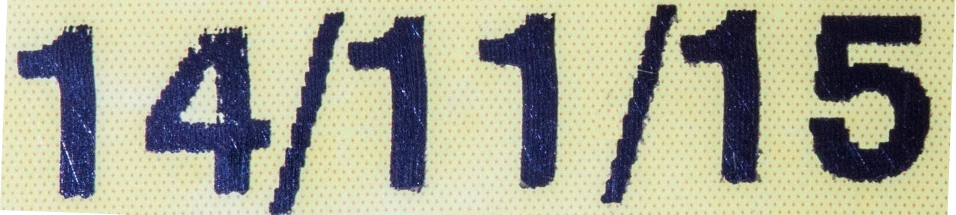
%> input picture DateReader/CompiledVersion/Goodexpiry (10).jpg, 1911 x 429 px (shown at 1/2 size)
$ octave --eval "result = getImageObjects(imread('Goodexpiry (10).jpg'));"   (GNU Octave 9; MATLAB toolbox functions it lacks are replaced by stand-ins)
%> lines starting %> are read from the running program, lines starting %| are printed output that depends on the picture; in (x1, y1, x2, y2) boxes, pixels count from 0 and x2, y2 are one past the last pixel; in counts of white or black regions, pixels touching at a corner belong together; the program's own positions count from 1
%% function thet gets an date image and returnes vector of object
% each object contain one charecter;

function [ s,allObjects ] = getImageObjects( I )

%imshow(I)
I = mat2gray(I);
I=I(:,:,1);
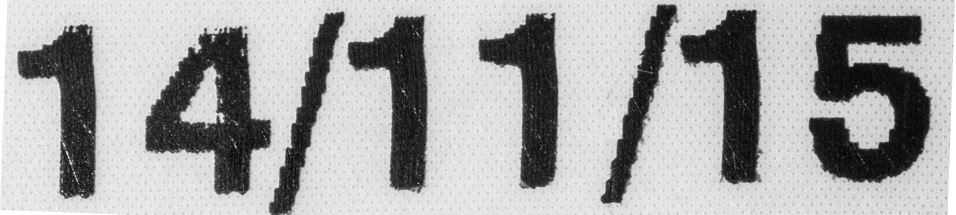
%> I: size 429x1911 double (shown at 1/2 size); min 0, max 1, mean 0.651
% [10 lines of commented-out code are left out]


level = graythresh(I);
%> level = 0.506
bw = ~im2bw(I,level);
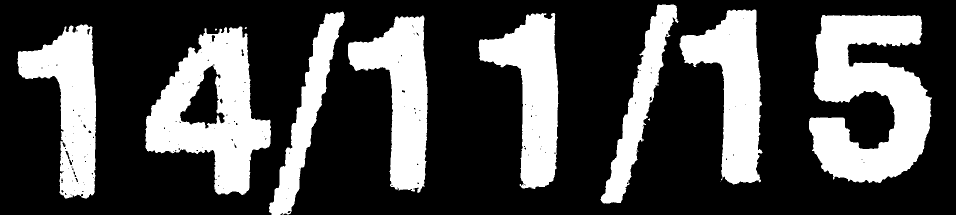
%> bw: size 429x1911 logical (shown at 1/2 size); 29.4% white; 12 white regions (4 under 20 px), largest, box (x1, y1, x2, y2) and area: (1618, 30, 1864, 366) 51520, (291, 53, 542, 390) 42292, (1359, 19, 1525, 369) 29416
% [9 lines of commented-out code are left out]

se = strel('disk',4);
bw = imclose(bw,se);
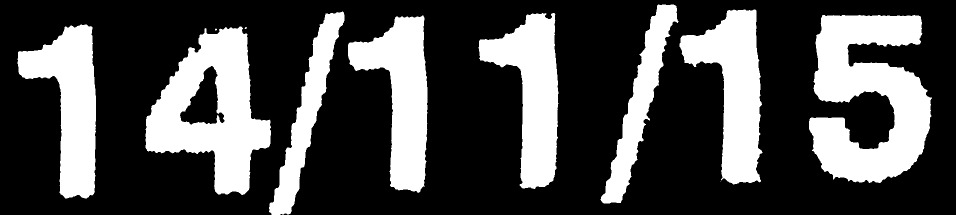
%> bw: size 429x1911 logical (shown at 1/2 size); 29.7% white; 11 white regions (3 under 20 px)
%imshow(bw)

s = regionprops(bw,'centroid','BoundingBox');
%> s = 11 regions; largest, box (x1, y1, x2, y2) and Centroid: (291, 53, 542, 390) [425.8 222.9], (1618, 30, 1864, 366) [1738 195.3], (1201, 9, 1357, 407) [1280.3 206.2], (538, 23, 689, 429) [614.4 228], (1359, 19, 1525, 369) [1469.3 178.5]
centroids = cat(1, s.Centroid);
%> centroids = [142.4 207.9; 425.8 222.9; 432.4 59.62; 492.2 56.54; 614.4 228; 804.6 191.6; 1066.3 186; 1280.3 206.2; 1469.3 178.5; 1441 364; 1738 195.3]
%hold on
%plot(centroids(:,1),centroids(:,2), 'b*')
%hold off


cc = bwconncomp(bw, 4);
%> cc = 11 connected components

charecter = false(size(bw));
i=1;

% [10 lines of commented-out code are left out]
objectLength=46;
objectwidth=46;
allObjects=zeros(size(s,1),objectLength,objectwidth);

for i=1:size(s)
    bbox=s(i).BoundingBox;
    subImage = imcrop(bw, bbox);
    size1OfSubImage=size(subImage,1);
    size2OfSubImage=size(subImage,2);

    if mod(size1OfSubImage-size2OfSubImage,2)==1
        size1OfSubImage=size1OfSubImage-1;
    end

    if size1OfSubImage>size2OfSubImage
        padSize=(size1OfSubImage-size2OfSubImage)/2;
        subImage=padarray(subImage,[0 padSize]);
%       imshow(subImage);
    else
        padSize=(size2OfSubImage-size1OfSubImage)/2;
        subImage=padarray(subImage,[padSize 0]);
%        imshow(subImage);
    end

    resizedImage = imresize(subImage,[40 40]);
    resizedImage= padarray(resizedImage,[3 3]);
%    imshow(resizedImage);
    allObjects(i,:,:)=resizedImage;
end
%> this loop made 11 passes
%> (bbox, subImage, size1OfSubImage, size2OfSubImage, padSize) on pass 10: ([1440.5 363.5 1 1], [true false; false false], 2, 2, 0)
%> (bbox, size1OfSubImage, size2OfSubImage, padSize) on passes 1 to 6: ([35.5 49.5 157 348], 348, 158, 95), ([291.5 53.5 251 337], 338, 252, 43), ([430.5 57.5 4 4], 5, 5, 0), ([489.5 54.5 5 4], 4, 6, 1), ([538.5 23.5 151 406], 406, 152, 127), ([696.5 31.5 159 355], 356, 160, 98)
%> pass 1, in getImageObjects, `subImage = imcrop(bw, bbox);`:
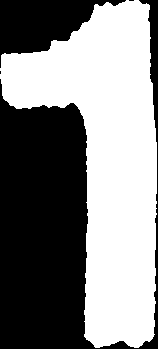
%> subImage: size 349x158 logical; 51.4% white; 4 black regions (2 under 20 px), largest, box (x1, y1, x2, y2) and area: (0, 0, 158, 349) 22602, (0, 0, 126, 68) 4191
%> pass 1, in getImageObjects, `subImage=padarray(subImage,[0 padSize]);`:
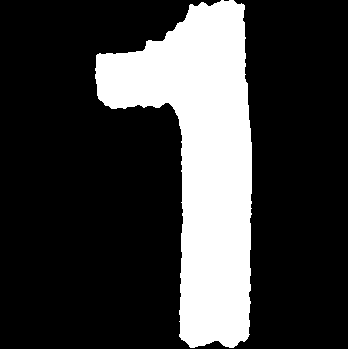
%> subImage: size 349x348 logical; 23.3% white; 1 white region, box (x1, y1, x2, y2) and area: (95, 0, 252, 348) 28341
%> pass 1, in getImageObjects, `resizedImage = imresize(subImage,[40 40]);`:
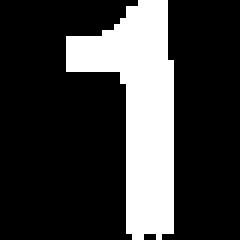
%> resizedImage: size 40x40 logical (shown 6 times larger); 23.2% white; 1 white region, box (x1, y1, x2, y2) and area: (11, 0, 29, 40) 372
%> pass 1, in getImageObjects, `resizedImage= padarray(resizedImage,[3 3]);`:
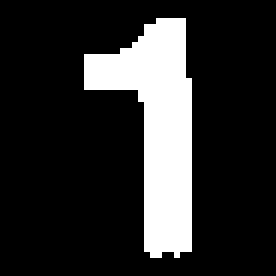
%> resizedImage: size 46x46 logical (shown 6 times larger); 17.6% white; 1 white region
%> `result = getImageObjects(imread('Goodexpiry (10).jpg'));`: result has the same summary as s in getImageObjects


end

$ run again, on DateReader/CompiledVersion/Goodexpiry (11).jpg
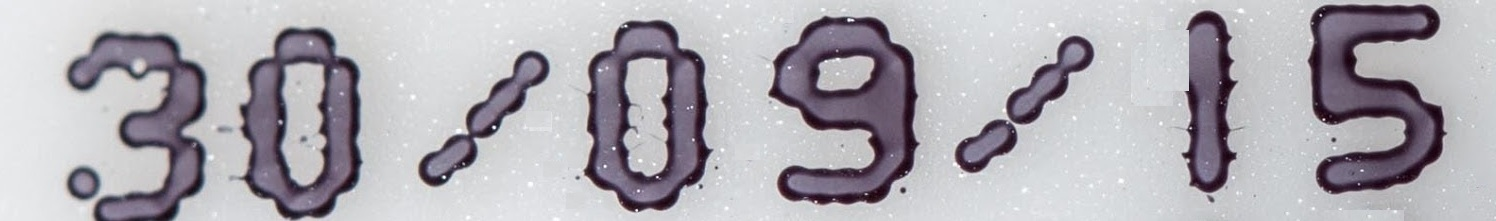
%> input picture DateReader/CompiledVersion/Goodexpiry (11).jpg, 1496 x 221 px
%> level = 0.584
%> in getImageObjects, `bw = imclose(bw,se);`:
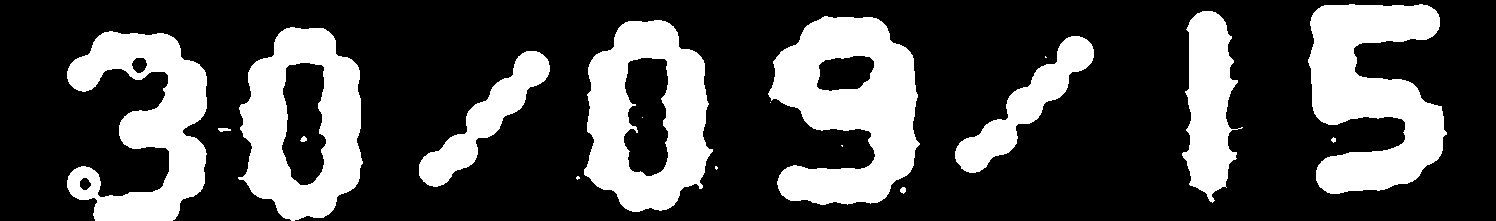
%> bw: size 221x1496 logical; 28.4% white; 18 white regions (6 under 20 px)
%> s = 18 regions; largest, box (x1, y1, x2, y2) and Centroid: (768, 16, 920, 205) [850.9 109], (67, 31, 207, 221) [148.5 124.7], (1308, 4, 1447, 194) [1372.6 95.2], (584, 20, 713, 212) [647.8 118.1], (238, 27, 363, 221) [303.5 126.1]
%> centroids = 18 rows, first 12: [148.5 124.7; 224.5 130.2; 303.5 126.1; 304.2 139.8; 485.9 120.1; 578.5 178.4; 647.8 118.1; 643 118; 716.9 168.3; 850.9 109; 771 103; 842.7 146.3]
%> cc = 20 connected components
%> the loop in getImageObjects, `for i=1:size(s)` made 18 passes
%> (bbox, subImage, size1OfSubImage, size2OfSubImage, padSize) on passes 8, 11, 12, 15: ([642.5 117.5 1 1], [true false; false false], 2, 2, 0), ([770.5 102.5 1 1], [true false; false false], 2, 2, 0), ([841.5 145.5 2 2], [true true false; false true false; false false false], 3, 3, 0), ([1045.5 56.5 2 2], [true false false; true true false; false false false], 3, 3, 0)
%> pass 1, in getImageObjects, `resizedImage= padarray(resizedImage,[3 3]);`:
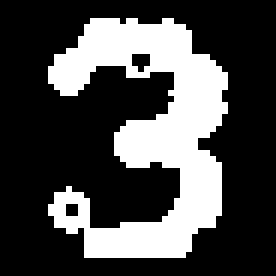
%> resizedImage: size 46x46 logical (shown 6 times larger); 28.7% white; 1 white region
%> result has the same summary as s in getImageObjects

$ run again, on DateReader/CompiledVersion/Goodexpiry (3).jpg
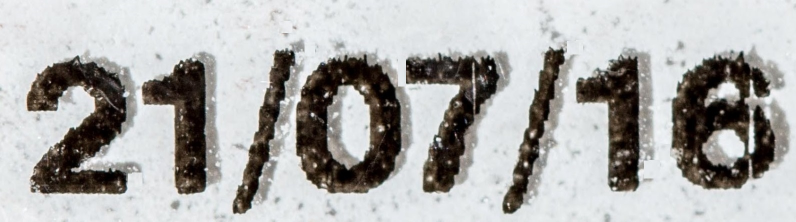
%> input picture DateReader/CompiledVersion/Goodexpiry (3).jpg, 1592 x 443 px (shown at 1/2 size)
%> level = 0.518
%> in getImageObjects, `bw = imclose(bw,se);`:
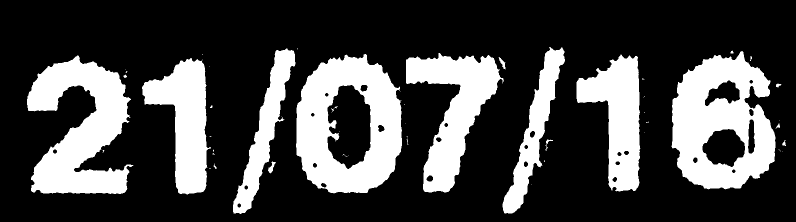
%> bw: size 443x1592 logical (shown at 1/2 size); 27.3% white; 49 white regions (30 under 20 px)
%> s = 49 regions; largest, box (x1, y1, x2, y2) and Centroid: (592, 108, 804, 387) [697.6 252.3], (54, 111, 267, 388) [161.9 259.4], (1343, 102, 1551, 379) [1442.8 246.1], (812, 106, 1008, 385) [907.8 220.5], (1005, 94, 1130, 427) [1069.9 261]
%> centroids = 49 rows, first 12: [161.9 259.4; 207.3 302.6; 250.9 153.3; 251 139; 253.4 144.5; 371.5 242.7; 405.5 110; 420.5 337; 420 134; 421.6 273.8; 423.4 214.2; 427.4 308.6]
%> cc = 74 connected components
%> the loop in getImageObjects, `for i=1:size(s)` made 49 passes
%> (bbox, subImage, size1OfSubImage, size2OfSubImage, padSize) on passes 4, 7, 8, 9, 18: ([250.5 138.5 1 1], [true false; false false], 2, 2, 0), ([404.5 109.5 2 1], [true true false; false false false], 1, 3, 1), ([418.5 336.5 4 1], [true true true true false; false false false false false], 1, 5, 2), ([419.5 133.5 1 1], [true false; false false], 2, 2, 0), ([595.5 96.5 1 3], [true false; true false; true false; false false], 4, 2, 1)
%> pass 1, in getImageObjects, `resizedImage= padarray(resizedImage,[3 3]);`:
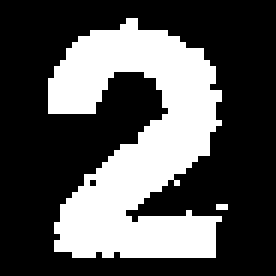
%> resizedImage: size 46x46 logical (shown 6 times larger); 32.8% white; 2 white regions (1 under 20 px)
%> result has the same summary as s in getImageObjects

$ run again, on DateReader/CompiledVersion/Goodexpiry (4).jpg
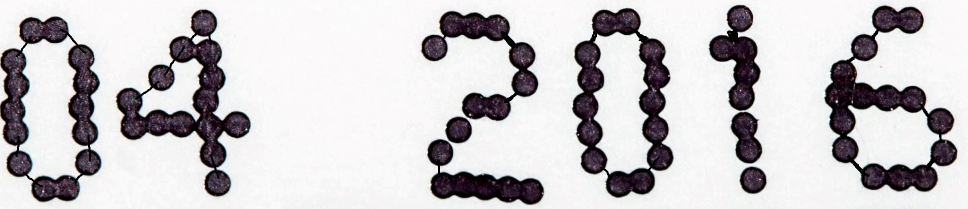
%> input picture DateReader/CompiledVersion/Goodexpiry (4).jpg, 1936 x 418 px (shown at 1/2 size)
%> level = 0.561
%> s = 6 regions; box (x1, y1, x2, y2) and Centroid: (0, 33, 203, 404) [101.5 219], (232, 19, 501, 393) [380.3 206.9], (843, 22, 1088, 410) [962.5 224.3], (1144, 16, 1347, 395) [1245.9 208.3], (1418, 10, 1533, 387) [1485.5 185.2], (1649, 11, 1915, 384) [1770.3 218.3]
%> centroids = [101.5 219; 380.3 206.9; 962.5 224.3; 1245.9 208.3; 1485.5 185.2; 1770.3 218.3]
%> cc = 6 connected components
%> the loop in getImageObjects, `for i=1:size(s)` made 6 passes
%> (bbox, size1OfSubImage, size2OfSubImage, padSize) on passes 1 to 6: ([0.5 33.5 203 371], 372, 204, 84), ([232.5 19.5 269 374], 374, 270, 52), ([843.5 22.5 245 388], 388, 246, 71), ([1144.5 16.5 203 379], 380, 204, 88), ([1418.5 10.5 115 377], 378, 116, 131), ([1649.5 11.5 266 373], 373, 267, 53)
%> pass 1, in getImageObjects, `resizedImage= padarray(resizedImage,[3 3]);`:
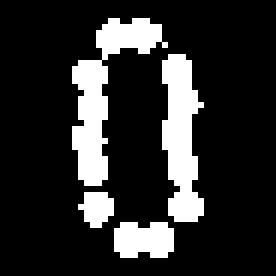
%> resizedImage: size 46x46 logical (shown 6 times larger); 17.2% white; 4 white regions
%> result has the same summary as s in getImageObjects
